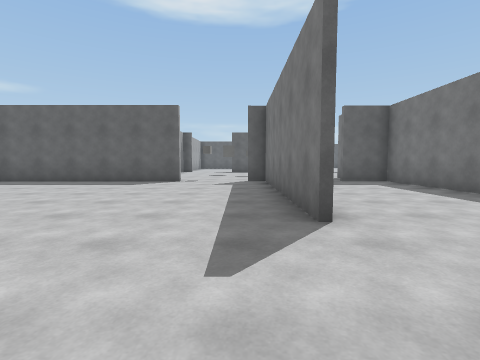
view 1 (above)

18 first-person views from a walk through a 3-D level made in the Unity game engine. The camera is 1.2 m above the floor, tilts 4° down and sees 85° across. The floor is counted in squares, 2 m on a side. Each view is taken from the middle of a square. On the plan, view 1 faces up. The plan holds only what a view shows up to about 9 squares ahead; the rest is blank. The player is left out. Surface patterns are stand-ins for the level's own textures.

view 2
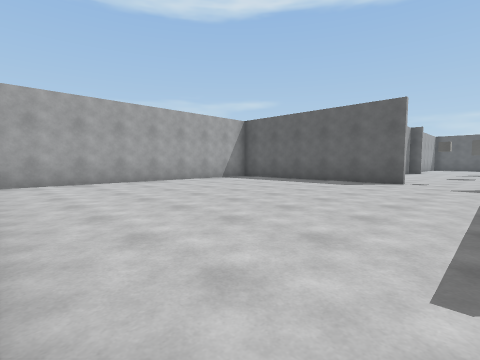

view 3
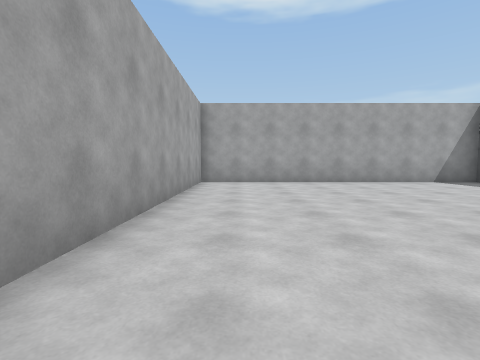

view 4
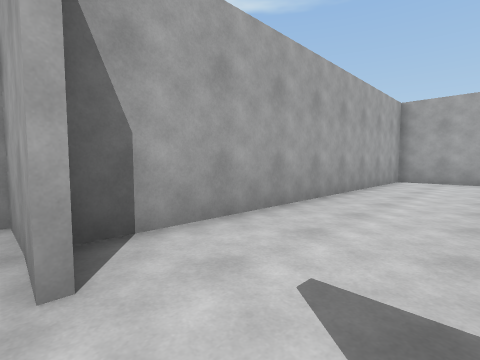

view 5
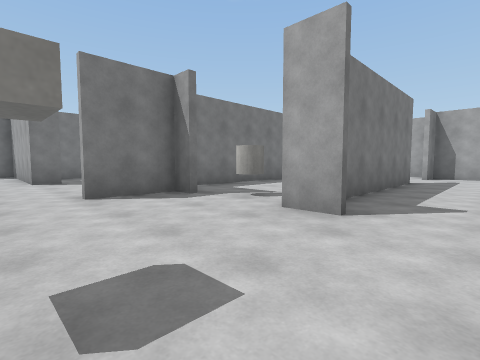

view 6
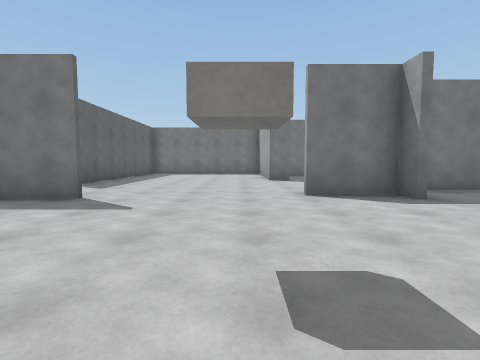

view 7
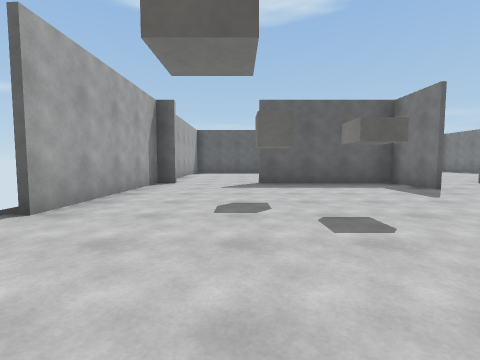

view 8
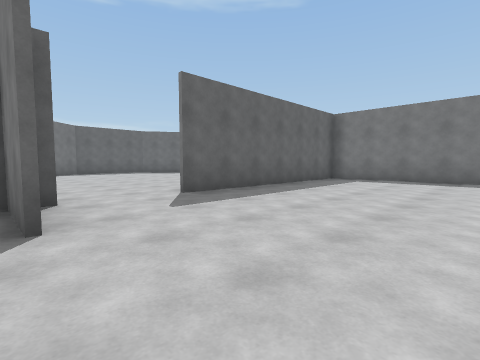

view 9
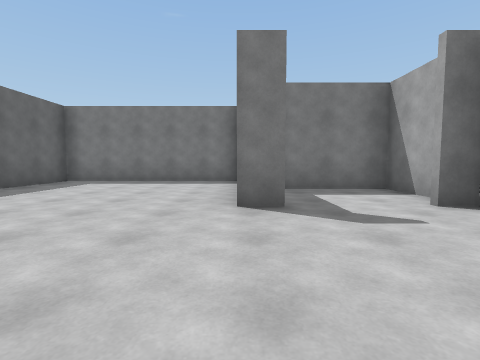

view 10
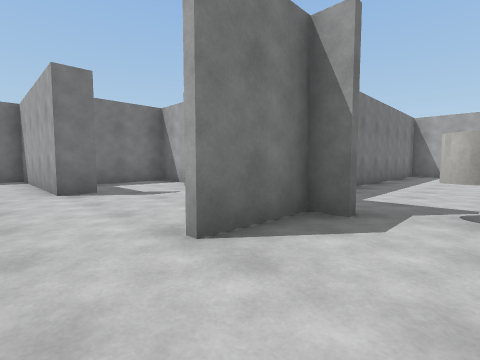

view 11
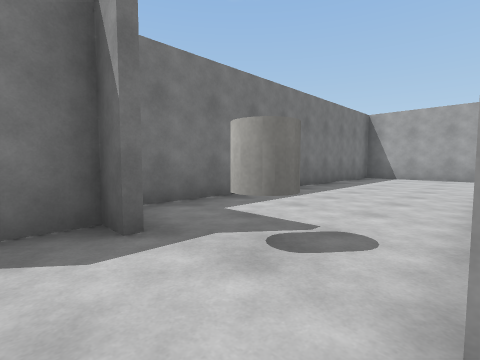

view 12
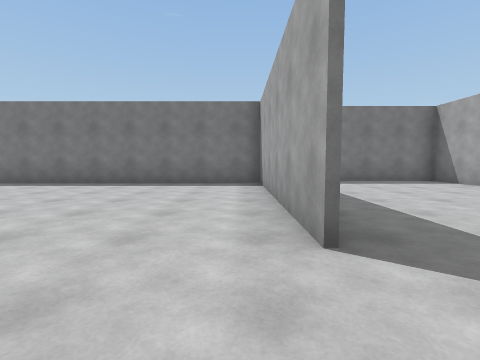

view 13
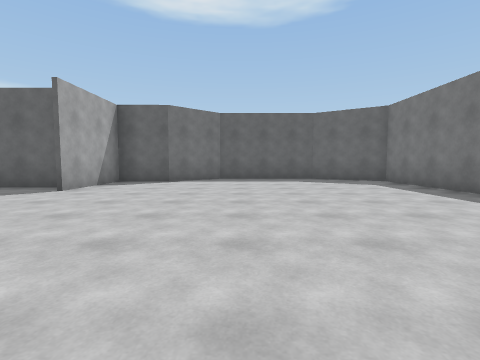

view 14
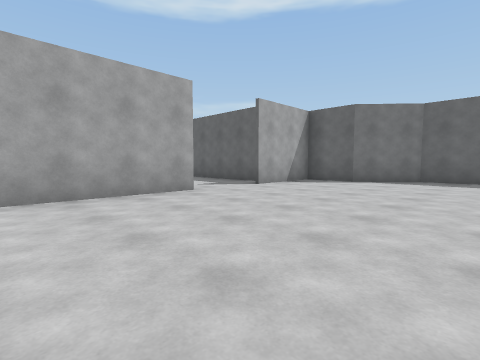

view 15
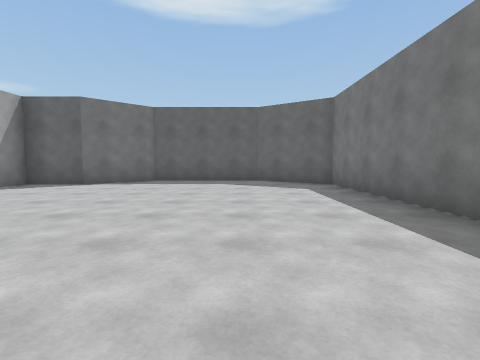

view 16
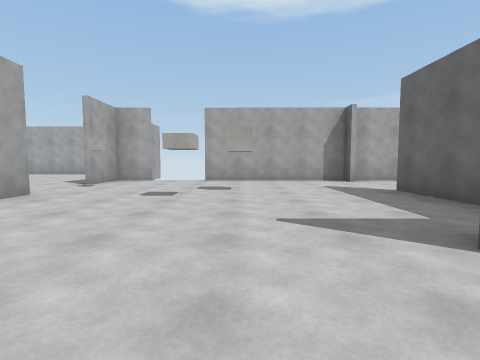

view 17
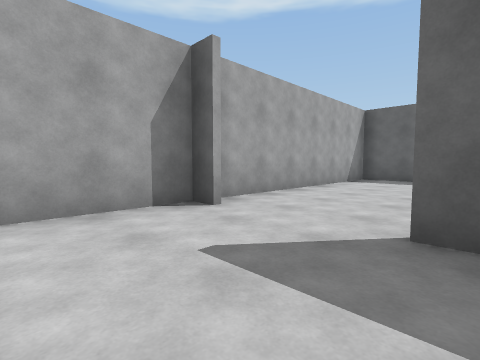

view 18
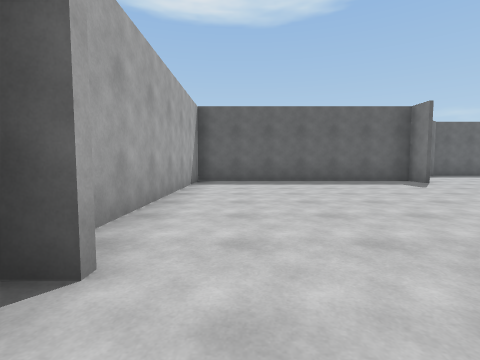

### Floor plan
Ten units are one square. View 1 is at (0, 0); x grows to the right and y downward. Boxes are objects, and circles mark ways between rooms. Rooms are numbered by the first view taken in them; rooms with no view inside come last. Other rooms are left out.
<svg viewBox="-82 -257 208 273">
<path fill="none" stroke="#000" d="M8 -25 8 -80 3 -80M-17 -80 -77 -80 -77 1 8 1 8 -7M31 -82 37 -82 37 -99M75 -94 75 -100 121 -100 121 -153 58 -153M32 -136 32 -153 -5 -153M1 -82 11 -82M75 -68 75 -74M82 -68 97 -68 97 -91M-34 -92 -34 -82M-27 -153 -33 -153 -33 -108M9 -7 8 11 38 11M45 4 45 -80 31 -80M33 -194 33 -161M57 -154 115 -154 115 -240 96 -252 63 -252 49 -239 33 -239 33 -212M32 -212 32 -221 -32 -221 -33 -156"/>
<rect x="-15" y="-125" width="10" height="10" fill="#bbb"><title>other object</title></rect>
<rect x="-5" y="-115" width="10" height="10" fill="#bbb"><title>other object</title></rect>
<rect x="15" y="-75" width="10" height="10" fill="#bbb"><title>other object</title></rect>
<circle cx="-5" cy="-80" r="3" fill="#2a7"/>
<circle cx="10" cy="-15" r="3" fill="#2a7"/>
<circle cx="45" cy="-150" r="3" fill="#2a7"/>
<circle cx="-15" cy="-150" r="3" fill="#2a7"/>
<circle cx="30" cy="-205" r="3" fill="#2a7"/>
<text x="-30" y="-40">1</text>
<text x="40" y="-100">2</text>
<text x="80" y="-200">3</text>
<text x="0" y="-180">4</text>
</svg>
Room 1 opens to room 2. Room 2 opens to room 3. Room 2 opens to room 4. Room 3 opens to room 4.

Where each view was taken, in squares from view 1:
view 1: 0 up, 0 right, facing up
view 2: 0 up, 0 right, facing up-left
view 3: 1 up, 0 right, facing left
view 4: 2 up, 1 right, facing down-left
view 5: 11 up, 1 left, facing down-right
view 6: 11 up, 1 left, facing right
view 7: 8 up, 1 left, facing up
view 8: 11 up, 3 right, facing up-right
view 9: 10 up, 4 right, facing right
view 10: 11 up, 2 right, facing down-right
view 11: 9 up, 1 right, facing down-right
view 12: 16 up, 4 right, facing right
view 13: 16 up, 7 right, facing up
view 14: 16 up, 8 right, facing up-left
view 15: 17 up, 9 right, facing up
view 16: 12 up, 5 right, facing left
view 17: 13 up, 0 right, facing up-left
view 18: 14 up, 2 left, facing up
